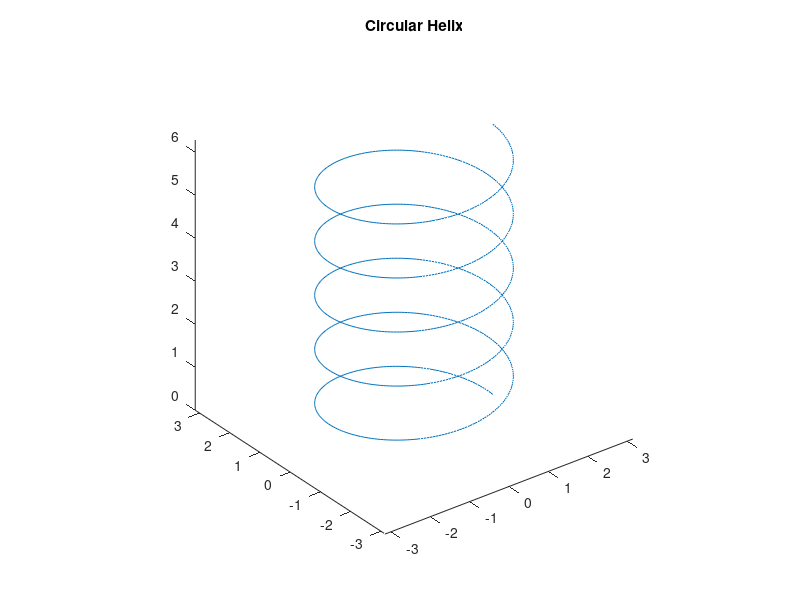

Here is the MATLAB script that generated this plot:
% ======================================================================= %
% Draw circular helix. 
% ======================================================================= %
clc; clear; close all;

t = linspace(0, 10*pi, 1000);
r = 2;
h = 0.2;

x = r * cos(t);
y = r * sin(t);
z = h * t;

plot3(x, y, z);
axis equal;
title('Circular Helix');
